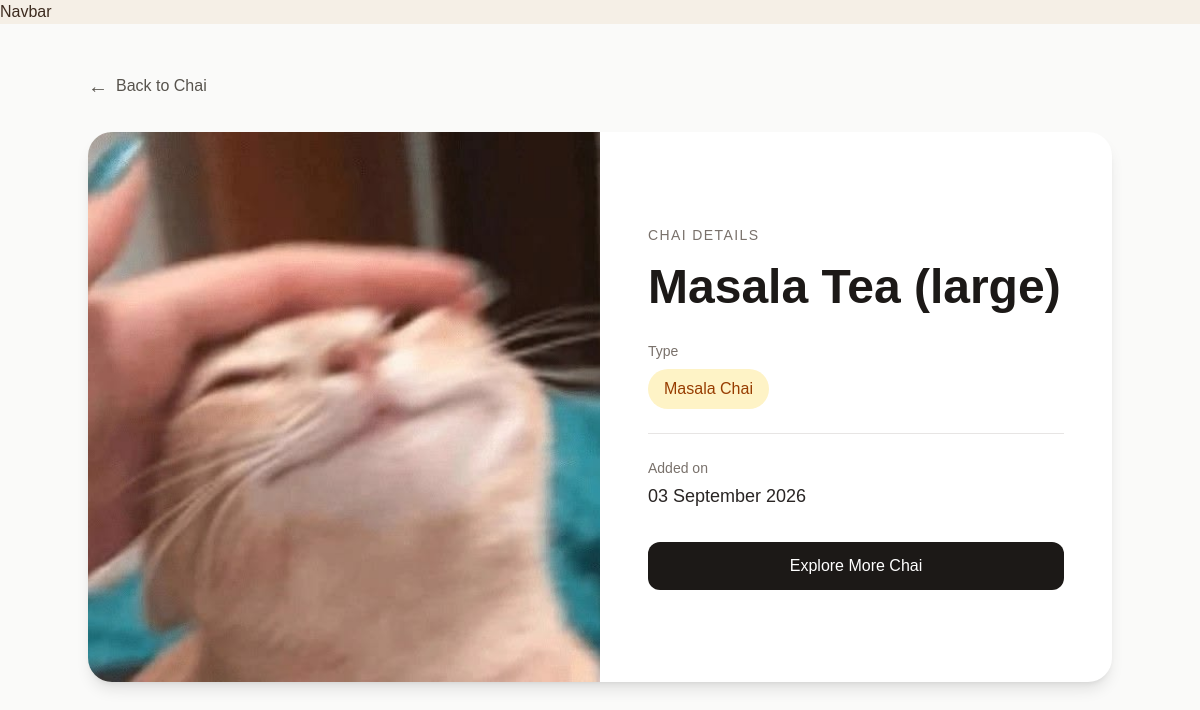
Page /chai/2/ on the committed database.
### chai/models.py (models this page shows, shortened)
class ChaiVariety(models.Model):
    CHAI_TYPE_CHOICES = [
        ('ML', 'Masala Chai'),
        ('GT', 'Green Tea'),
        ('BT', 'Black Tea'),
        ('HT', 'Herbal Tea'),
        ('OT', 'Oolong Tea'),
    ]
    name = models.CharField(max_length=100)
    image = models.ImageField(upload_to='chais/')
    date_added = models.DateTimeField(default=timezone.now)
    type = models.CharField(max_length=2, choices=CHAI_TYPE_CHOICES, default='ML')
    description = models.TextField(default="No description available.")

### chai/views.py (the view)
# urls.py: path('<int:chai_id>/', views.chai_detail, name='chai_detail'),
def chai_detail( request, chai_id) :
    chai = get_object_or_404(ChaiVariety, pk=chai_id)
    return render(request, 'chai/chai_detail.html', { 'chai': chai })

### chai/templates/chai/chai_detail.html (shortened to what this page needs)
{% extends 'layout.html' %}
{% block content %}
<div class="min-h-screen bg-stone-50 py-12 px-6">
    <div class="max-w-5xl mx-auto">
        <a href="/chai/"
           class="inline-flex items-center gap-2 mb-8 text-stone-600 hover:text-stone-900 font-medium transition">
            <span class="text-xl">←</span>
            Back to Chai
        </a>
        <div class="bg-white rounded-3xl shadow-lg overflow-hidden">
            <div class="grid grid-cols-1 md:grid-cols-2">
                <div class="bg-stone-100 h-[450px] md:h-[550px]">
                    {% if chai.image %}
                        <img
                            src="{{ chai.image.url }}"
                            alt="{{ chai.name }}"
                            class="w-full h-full object-cover"
                        >
                    {% else %}
                        <div class="w-full h-full flex items-center justify-center text-stone-400">
                            No image available
                        </div>
                    {% endif %}
                </div>
                <div class="p-8 md:p-12 flex flex-col justify-center">
                    <p class="text-sm uppercase tracking-widest text-stone-500 mb-3">
                        Chai Details
                    </p>
                    <h1 class="text-4xl md:text-5xl font-bold text-stone-900 leading-tight mb-6">
                        {{ chai.name }}
                    </h1>
                    <div class="mb-6">
                        <p class="text-sm text-stone-500 mb-2">
                            Type
                        </p>
                        <span class="inline-block bg-amber-100 text-amber-800 px-4 py-2 rounded-full font-medium">
                            {{ chai.get_type_display }}
                        </span>
                    </div>
                    <div class="border-t border-stone-200 pt-6 mb-8">
                        <p class="text-sm text-stone-500 mb-1">
                            Added on
                        </p>
                        <p class="text-lg font-medium text-stone-800">
                            {{ chai.date_added|date:"d F Y" }}
                        </p>
                    </div>
                    <a href="/chai/"
                       class="inline-flex items-center justify-center bg-stone-900 text-white px-6 py-3 rounded-xl font-medium hover:bg-stone-700 transition duration-200">
                        Explore More Chai
                    </a>
                </div>
            </div>
        </div>
    </div>
</div>
{% endblock %}

### static/style.css (style rules this page uses)
body { margin: 0; font-family: Arial, sans-serif; background-color: #f5efe6; color: #3d2b1f; }

### rows in the picture
ChaiVariety: image (picture), name "Masala Tea (large)", type "Masala Chai", date_added "03 September 2026"
